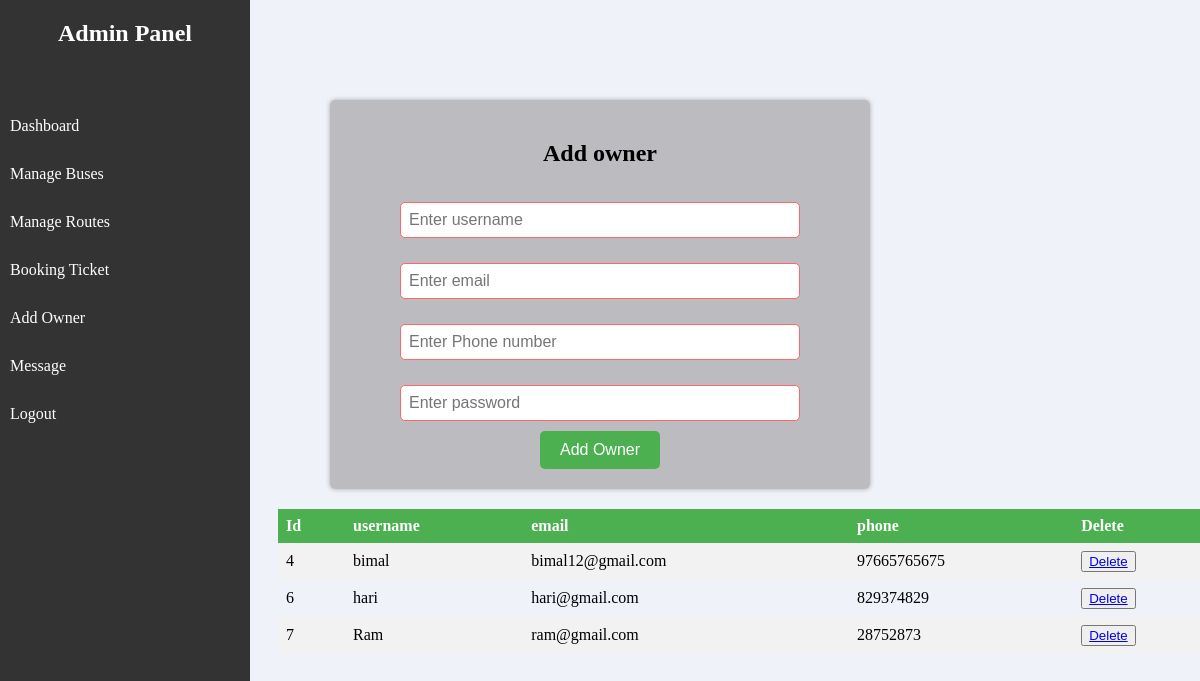
Page /add_owner.php on the committed database.
### tables this page shows
CREATE TABLE `owner_info` (
  `id` int(11) NOT NULL,
  `username` varchar(50) NOT NULL,
  `email` varchar(50) NOT NULL,
  `phone` varchar(20) NOT NULL,
  `password` varchar(50) NOT NULL
);

### add_owner.php (the view, shortened to what this page needs)
<?php
include('sidebar.php');
?>
<!DOCTYPE html>
<html lang="en">
<head>
    <link rel="stylesheet" href="css/bus_owner.css">
</head>
<body>
<div class="form-container">
  <h2>Add owner</h2>
  <form method="POST">
  <input type="text" id="username" name="username" required placeholder="Enter username">
  <input type="email" id="email" name="email" required placeholder="Enter email">
  <input type="tel" id="phone" name="phone" required placeholder="Enter Phone number">
  <input type="password" id="password" name="password" required placeholder="Enter password">
  <input type="submit" value="Add Owner" name="submit">
</form>
</div>
<table>
    <tr>
        <th> Id</th>
        <th>username</th>
        <th>email</th>
        <th>phone</th>
        <th>Delete</th>
    </tr>
    <?php
        $sql="Select * from `owner_info`";
        $result=(mysqli_query($conn,$sql));
        if($result){
            while($row=mysqli_fetch_assoc($result)){
                $id=$row['id'];
                $username=$row['username'];
                $email=$row['email'];
                $phone=$row['phone'];
                echo "<tr>
                <td>".$id."</td>
                <td>".$username."</td>
                <td>".$email."</td>
                <td>".$phone."</td>
                <td><button><a href=deleteowner.php?deleteid=".$id.">Delete</a></button></td>
              </tr>";
            }
        }
    ?>
</table>
</body>
</html>

### css/bus_owner.css (style rules this page uses)
body { background-color: #1f4ead12; }
form { display: flex; flex-direction: column; align-items: center; font-family: Arial, sans-serif; font-size: 16px; width: 400px; margin: 0 auto; }
.form-container { margin: 100px auto 20px auto; padding: 20px; max-width: 500px; background-color: #908b8b86; border-radius: 5px; box-shadow: 0px 0px 5px rgba(0, 0, 0, 0.3); }
h2 { text-align: center; }
input[type="text"], input[type="email"], input[type="tel"], input[type="password"] { padding: 8px; margin-bottom: 10px; width: 100%; border-radius: 5px; border: 1px solid #ccc; box-sizing: border-box; font-size: 16px; }
input[type="submit"] { background-color: #4CAF50; color: #fff; padding: 10px 20px; border: none; border-radius: 5px; cursor: pointer; font-size: 16px; }
input:required { border-color: #ff6666; }

### add_owner.php (style rules this page uses)
table { border-collapse: collapse; width: 80%; margin-left:270px; }
th, td { text-align: left; padding: 8px; }
th { background-color: #4CAF50; color: white; }
tr:nth-child(even) { background-color: #f2f2f2 }

### rows in the picture
owner_info: id "4", username "bimal", email "bimal12@gmail.com", phone "97665765675"
owner_info: id "6", username "hari", email "hari@gmail.com", phone "829374829"
owner_info: id "7", username "Ram", email "ram@gmail.com", phone "28752873"
